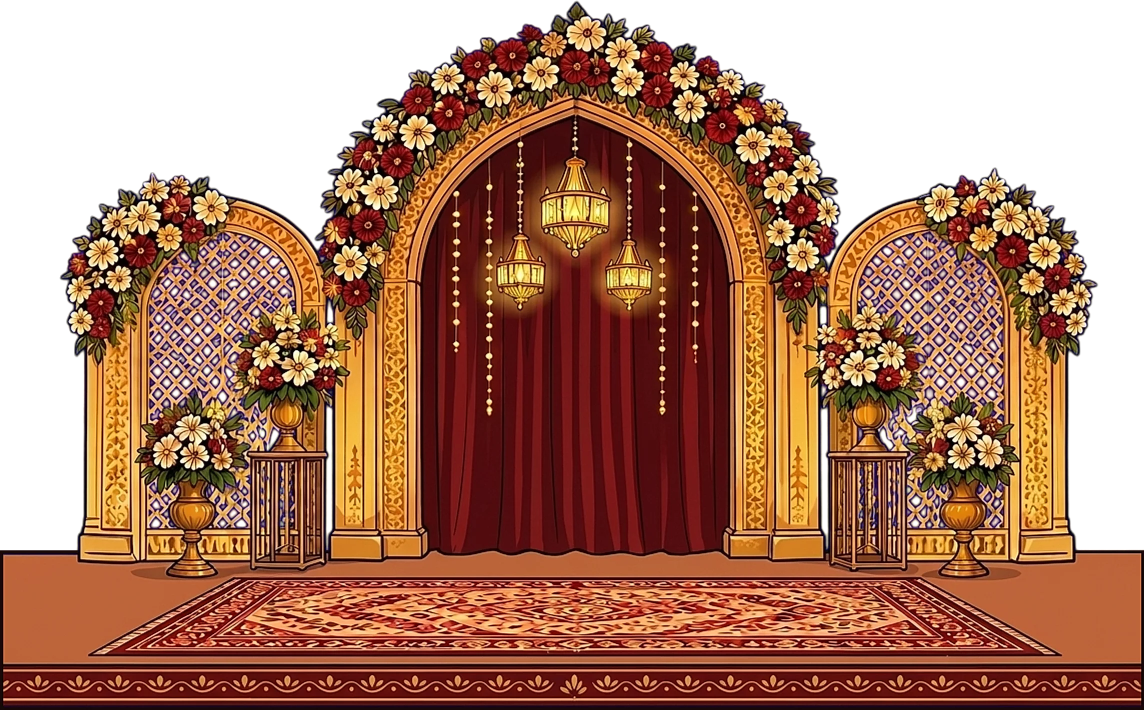
#> input picture src/art/wedding-stage-small.webp, 2288 x 1420 px, given in place of wedding-stage-small.png, which was not available (shown at 1/2 size)
$ python close-stage.py
#> lines starting #> are read from the running program, lines starting #| are printed output that depends on the picture
# The two small stages from Antigravity (reference stage/done) stand on a floor that runs out through the
# picture's sides and bottom, which would show as hard cut lines on the site. This closes each floor off
# as a stage block, with sides and a front edge in the same black ink, and writes the result to art/raw
# for `npm run art`.
#   wedding: a flat floor, clipped short of the edges, with ink sides and a top line where it meets the key
#   sangeet: a floor in perspective; its slanted sides are carried on down to the front edge, and the front
#            face gets ink sides and a bottom
from PIL import Image
import numpy as np

SRC = 'reference stage/done'
INK = (24, 8, 8)


def keyed(a, k):
    c = 2 if k == 'b' else 1
    o = [i for i in range(3) if i != c]
    return a[..., c] - np.maximum(a[..., o[0]], a[..., o[1]]) > 80


def wedding():
    im = Image.open(f'{SRC}/wedding-stage-small.png').convert('RGB')
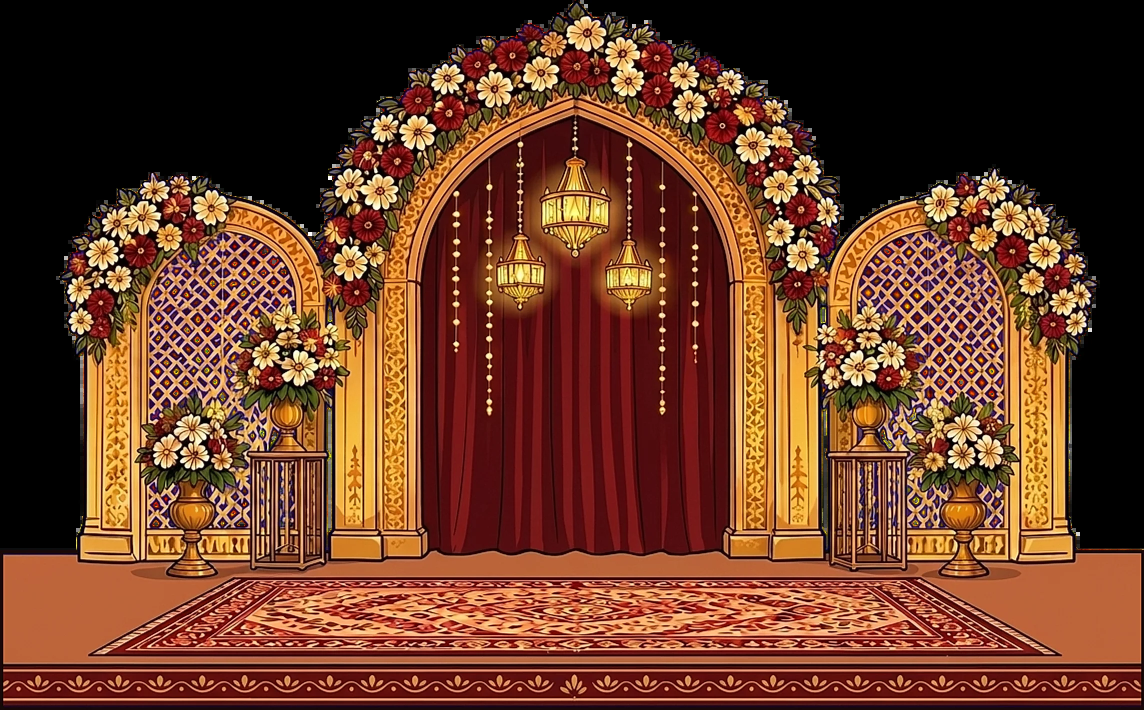
#> im: PIL image 2288x1420 RGB (shown at 1/2 size); mean R, G, B 105.8, 60.1, 38.6
    a = np.asarray(im).copy()
    H, W, _ = a.shape
#> H = 1420; W = 2288
    key = keyed(a.astype(int), 'b')
#> in keyed, `return a[..., c] - np.maximum(a[..., o[0]], a[..., o[1]]) > 80`: returned value: shape (1420, 2288) bool; every value is 0
    blue = np.array([0, 7, 255])
    top, bottom, x0, x1 = 625, 783, 60, W - 61
#> top = 625; bottom = 783; x0 = 60; x1 = 2227
    a[top - 6:bottom, :x0] = blue
    a[top - 6:bottom, x1 + 1:] = blue
    # ink: the two sides, the floor's back edge where it meets the key, and the bottom
    a[top - 1:bottom, x0:x0 + 3] = INK
#> a: shape (1420, 2288, 3); mean R, G, B 105.8, 60.1, 40.2
    a[top - 1:bottom, x1 - 2:x1 + 1] = INK
#> a: shape (1420, 2288, 3); mean R, G, B 105.8, 60.1, 40.2
    for x in range(x0, x1 + 1):
        if key[top - 6, x]:
            a[top - 2:top + 1, x] = INK
    a[bottom - 3:bottom, x0:x1 + 1] = INK
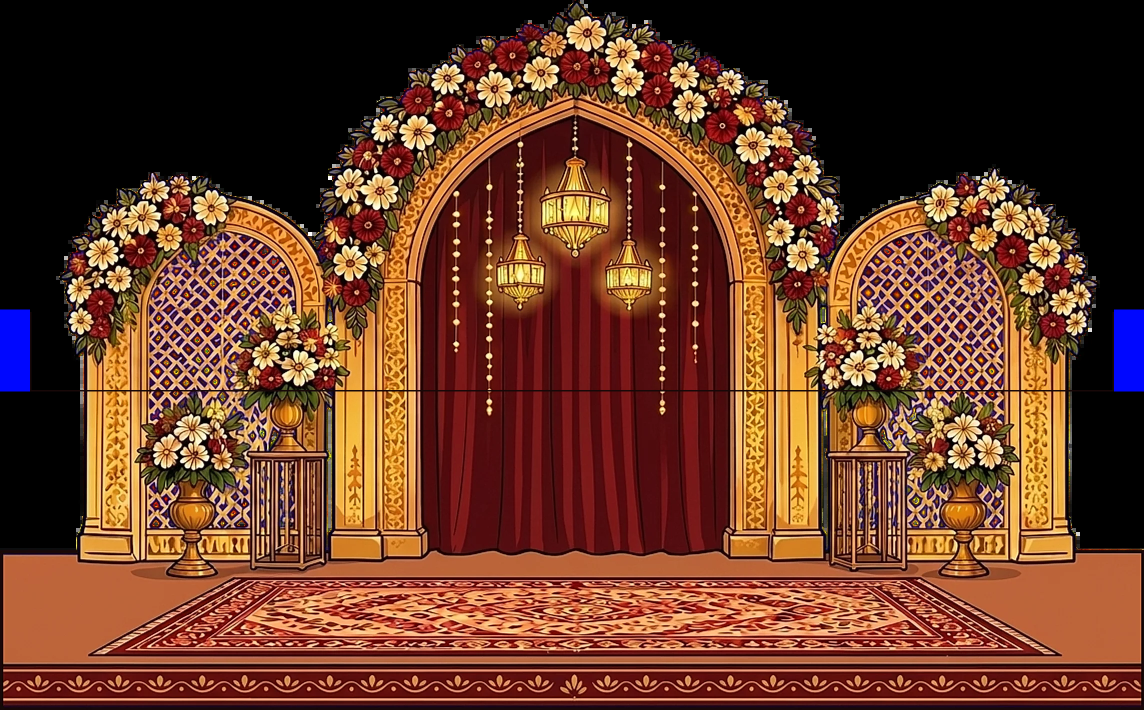
#> a: shape (1420, 2288, 3) (shown at 1/2 size); mean R, G, B 105.6, 60, 40.1
    Image.fromarray(a).save('art/raw/wedding-stage-small.png')


def sangeet():
    im = Image.open(f'{SRC}/sangeet-stage-small.png').convert('RGB')
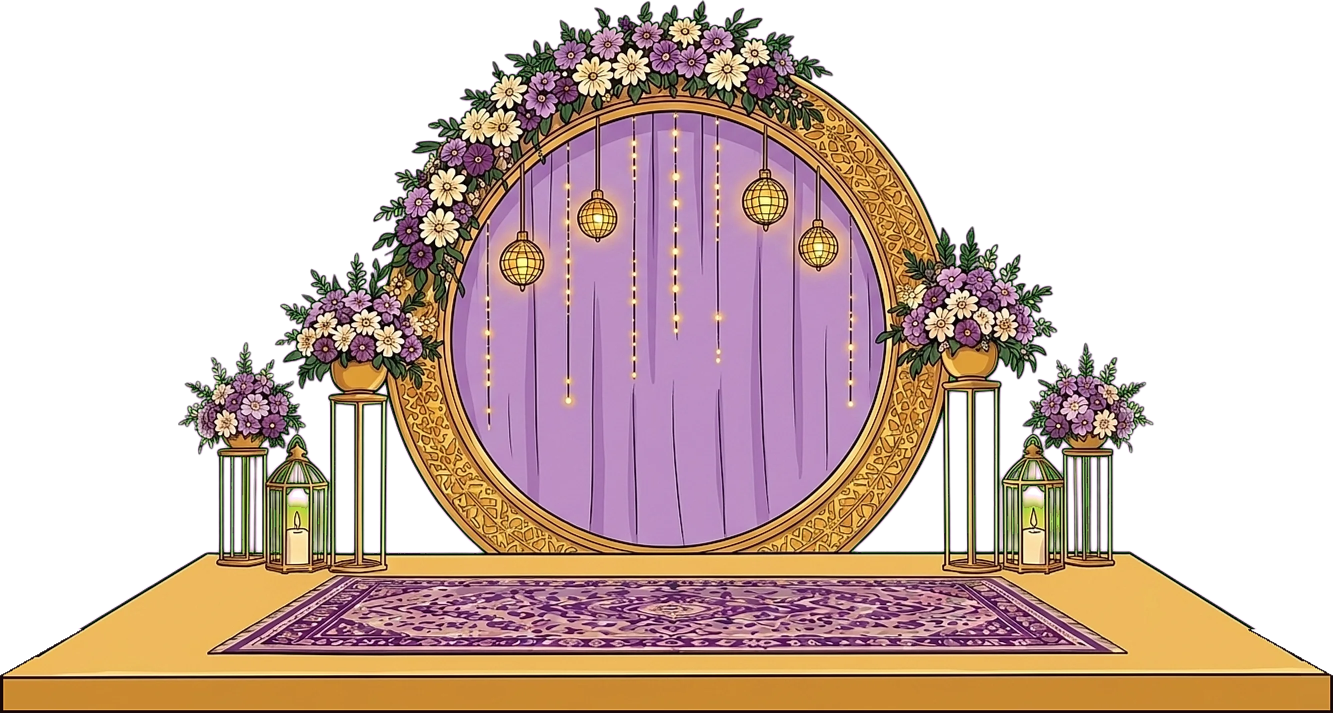
#> input picture src/art/sangeet-stage-small.webp, 2666 x 1426 px, given in place of sangeet-stage-small.png, which was not available (shown at 1/2 size)
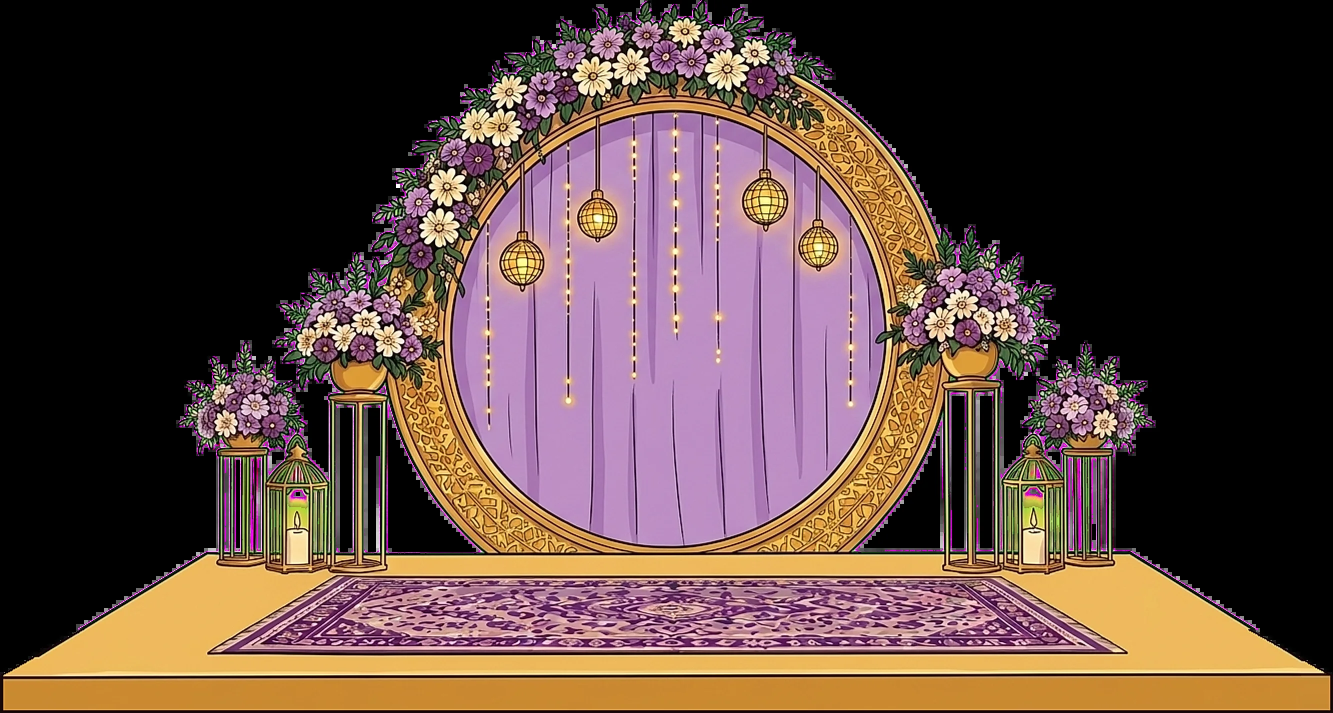
#> im: PIL image 2666x1426 RGB (shown at 1/2 size); mean R, G, B 92.9, 69.9, 63.2
    src = np.asarray(im)
    H, W, _ = src.shape
#> H = 1426; W = 2666
    P = 56
    green = np.array([6, 245, 3])
    a = np.zeros((H + 34, W + 2 * P, 3), np.uint8)
    a[:] = green
    a[:H, P:P + W] = src
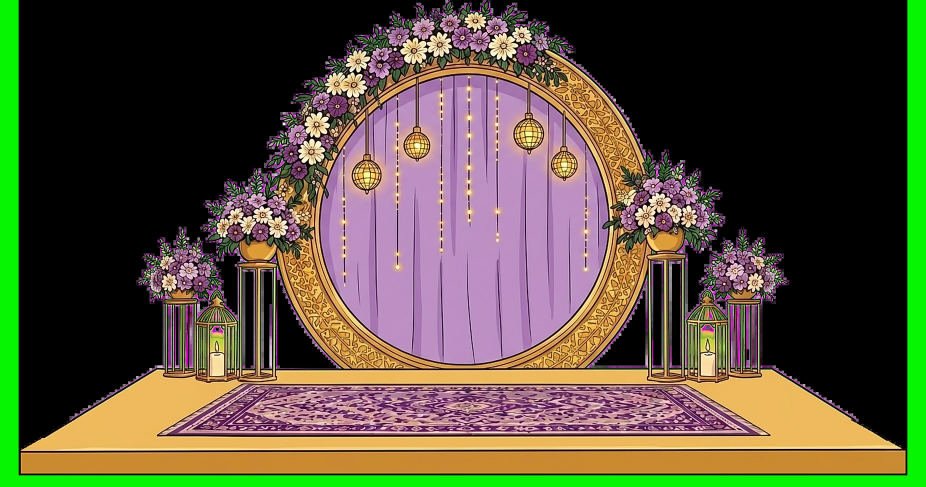
#> a: shape (1460, 2778, 3) (shown at 1/3 size); mean R, G, B 87.4, 80.9, 59.4
    # carry the floor out sideways: copy the outermost column outwards on the floor rows
    for y in range(760, H):
        a[y, :P] = src[y, 0]
        a[y, P + W:] = src[y, W - 1]
    # the floor's slanted sides, measured on the picture: (181, 682) to (1, 784) and (1073, 682) to (1255, 784)
    front = 806  # where the top of the floor meets its front face
    xl = lambda y: P + 181 + (1 - 181) * (y - 682) / (784 - 682)
    xr = lambda y: P + 1073 + (1255 - 1073) * (y - 682) / (784 - 682)
    end = H - 4  # the front face ends here
#> end = 1422
    for y in range(760, end):
        l = xl(min(y, front))
        r = xr(min(y, front))
        a[y, :int(l)] = green
        a[y, int(r) + 1:] = green
        a[y, int(l):int(l) + 3] = INK
        a[y, int(r) - 2:int(r) + 1] = INK
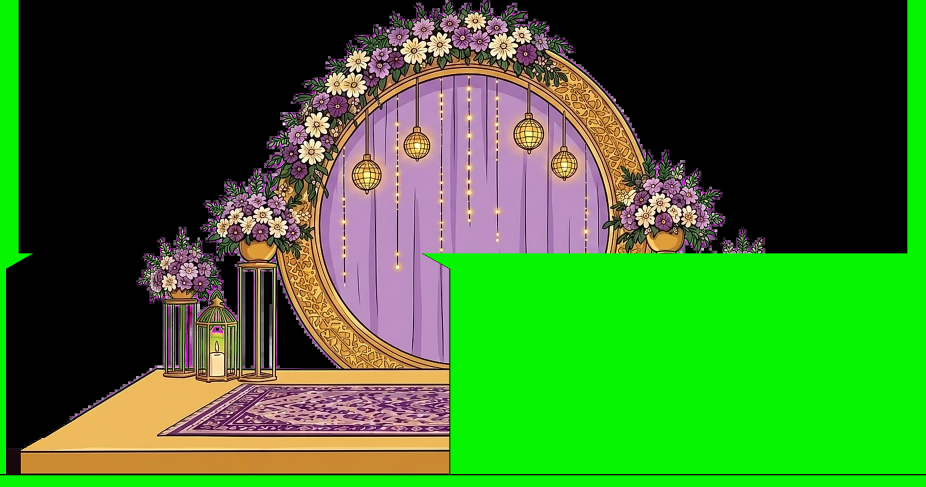
#> a: shape (1460, 2778, 3) (shown at 1/3 size); mean R, G, B 59.2, 112.4, 41.9
    a[end:] = green
    a[end - 3:end, int(xl(front)):int(xr(front)) + 1] = INK
    Image.fromarray(a).save('art/raw/sangeet-stage-small.png')


wedding()
sangeet()
print('closed both stages')
